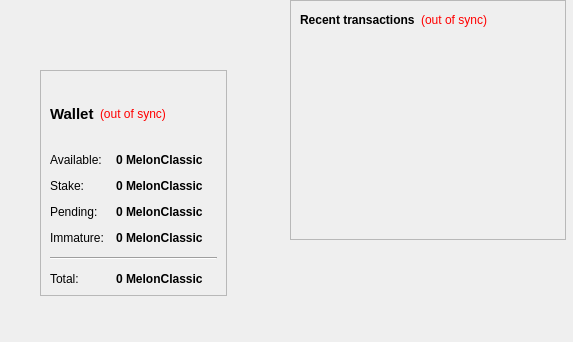
<?xml version="1.0" encoding="UTF-8"?>
<ui version="4.0">
 <class>OverviewPage</class>
 <widget class="QWidget" name="OverviewPage">
  <property name="geometry">
   <rect>
    <x>0</x>
    <y>0</y>
    <width>573</width>
    <height>342</height>
   </rect>
  </property>
  <property name="windowTitle">
   <string>Form</string>
  </property>
  <property name="styleSheet">
   <string notr="true">QListView { background: transparent; }</string>
  </property>
  <widget class="QWidget" name="layoutWidget">
   <property name="geometry">
    <rect>
     <x>40</x>
     <y>70</y>
     <width>187</width>
     <height>226</height>
    </rect>
   </property>
   <layout class="QVBoxLayout" name="verticalLayout_2">
    <item>
     <widget class="QFrame" name="frame">
      <property name="styleSheet">
       <string notr="true">QListView { background: transparent; }</string>
      </property>
      <property name="frameShape">
       <enum>QFrame::StyledPanel</enum>
      </property>
      <property name="frameShadow">
       <enum>QFrame::Raised</enum>
      </property>
      <layout class="QVBoxLayout" name="verticalLayout_4">
       <item>
        <layout class="QHBoxLayout" name="horizontalLayout_4">
         <item>
          <widget class="QLabel" name="label_5">
           <property name="font">
            <font>
             <pointsize>11</pointsize>
             <weight>75</weight>
             <bold>true</bold>
            </font>
           </property>
           <property name="text">
            <string>Wallet</string>
           </property>
          </widget>
         </item>
         <item>
          <widget class="QLabel" name="labelWalletStatus">
           <property name="toolTip">
            <string>The displayed information may be out of date. Your wallet automatically synchronizes with the MelonClassic network after a connection is established, but this process has not completed yet.</string>
           </property>
           <property name="styleSheet">
            <string notr="true">QLabel { color: red; }</string>
           </property>
           <property name="text">
            <string notr="true">(out of sync)</string>
           </property>
           <property name="alignment">
            <set>Qt::AlignLeading|Qt::AlignLeft|Qt::AlignVCenter</set>
           </property>
          </widget>
         </item>
         <item>
          <spacer name="horizontalSpacer_2">
           <property name="orientation">
            <enum>Qt::Horizontal</enum>
           </property>
           <property name="sizeHint" stdset="0">
            <size>
             <width>40</width>
             <height>20</height>
            </size>
           </property>
          </spacer>
         </item>
        </layout>
       </item>
       <item>
        <layout class="QFormLayout" name="formLayout_2">
         <property name="fieldGrowthPolicy">
          <enum>QFormLayout::AllNonFixedFieldsGrow</enum>
         </property>
         <property name="horizontalSpacing">
          <number>12</number>
         </property>
         <property name="verticalSpacing">
          <number>12</number>
         </property>
         <item row="0" column="0">
          <widget class="QLabel" name="label">
           <property name="text">
            <string>Available:</string>
           </property>
          </widget>
         </item>
         <item row="0" column="1">
          <widget class="QLabel" name="labelBalance">
           <property name="font">
            <font>
             <weight>75</weight>
             <bold>true</bold>
            </font>
           </property>
           <property name="cursor">
            <cursorShape>IBeamCursor</cursorShape>
           </property>
           <property name="toolTip">
            <string>Your current spendable balance</string>
           </property>
           <property name="text">
            <string notr="true">0 MelonClassic</string>
           </property>
           <property name="textInteractionFlags">
            <set>Qt::LinksAccessibleByMouse|Qt::TextSelectableByKeyboard|Qt::TextSelectableByMouse</set>
           </property>
          </widget>
         </item>
         <item row="1" column="0">
          <widget class="QLabel" name="label_6">
           <property name="text">
            <string>Stake:</string>
           </property>
          </widget>
         </item>
         <item row="1" column="1">
          <widget class="QLabel" name="labelStake">
           <property name="font">
            <font>
             <weight>75</weight>
             <bold>true</bold>
            </font>
           </property>
           <property name="cursor">
            <cursorShape>IBeamCursor</cursorShape>
           </property>
           <property name="toolTip">
            <string>Total of coins that was staked, and do not yet count toward the current balance</string>
           </property>
           <property name="text">
            <string notr="true">0 MelonClassic</string>
           </property>
           <property name="textInteractionFlags">
            <set>Qt::LinksAccessibleByMouse|Qt::TextSelectableByKeyboard|Qt::TextSelectableByMouse</set>
           </property>
          </widget>
         </item>
         <item row="2" column="0">
          <widget class="QLabel" name="label_3">
           <property name="text">
            <string>Pending:</string>
           </property>
          </widget>
         </item>
         <item row="3" column="0">
          <widget class="QLabel" name="labelImmatureText">
           <property name="text">
            <string>Immature:</string>
           </property>
          </widget>
         </item>
         <item row="3" column="1">
          <widget class="QLabel" name="labelImmature">
           <property name="font">
            <font>
             <weight>75</weight>
             <bold>true</bold>
            </font>
           </property>
           <property name="toolTip">
            <string>Mined balance that has not yet matured</string>
           </property>
           <property name="text">
            <string notr="true">0 MelonClassic</string>
           </property>
           <property name="textInteractionFlags">
            <set>Qt::LinksAccessibleByMouse|Qt::TextSelectableByKeyboard|Qt::TextSelectableByMouse</set>
           </property>
          </widget>
         </item>
         <item row="4" column="0" colspan="2">
          <widget class="Line" name="line">
           <property name="orientation">
            <enum>Qt::Horizontal</enum>
           </property>
          </widget>
         </item>
         <item row="5" column="0">
          <widget class="QLabel" name="labelTotalText">
           <property name="text">
            <string>Total:</string>
           </property>
          </widget>
         </item>
         <item row="5" column="1">
          <widget class="QLabel" name="labelTotal">
           <property name="font">
            <font>
             <weight>75</weight>
             <bold>true</bold>
            </font>
           </property>
           <property name="cursor">
            <cursorShape>IBeamCursor</cursorShape>
           </property>
           <property name="toolTip">
            <string>Your current total balance</string>
           </property>
           <property name="text">
            <string notr="true">0 MelonClassic</string>
           </property>
           <property name="textInteractionFlags">
            <set>Qt::LinksAccessibleByMouse|Qt::TextSelectableByKeyboard|Qt::TextSelectableByMouse</set>
           </property>
          </widget>
         </item>
         <item row="2" column="1">
          <widget class="QLabel" name="labelUnconfirmed">
           <property name="font">
            <font>
             <weight>75</weight>
             <bold>true</bold>
            </font>
           </property>
           <property name="cursor">
            <cursorShape>IBeamCursor</cursorShape>
           </property>
           <property name="toolTip">
            <string>Total of transactions that have yet to be confirmed, and do not yet count toward the current balance</string>
           </property>
           <property name="text">
            <string notr="true">0 MelonClassic</string>
           </property>
           <property name="textInteractionFlags">
            <set>Qt::LinksAccessibleByMouse|Qt::TextSelectableByKeyboard|Qt::TextSelectableByMouse</set>
           </property>
          </widget>
         </item>
        </layout>
       </item>
      </layout>
     </widget>
    </item>
   </layout>
  </widget>
  <widget class="QFrame" name="frame_2">
   <property name="geometry">
    <rect>
     <x>290</x>
     <y>0</y>
     <width>276</width>
     <height>240</height>
    </rect>
   </property>
   <property name="frameShape">
    <enum>QFrame::StyledPanel</enum>
   </property>
   <property name="frameShadow">
    <enum>QFrame::Raised</enum>
   </property>
   <layout class="QVBoxLayout" name="verticalLayout">
    <item>
     <layout class="QHBoxLayout" name="horizontalLayout_2">
      <item>
       <widget class="QLabel" name="label_4">
        <property name="text">
         <string>&lt;b&gt;Recent transactions&lt;/b&gt;</string>
        </property>
       </widget>
      </item>
      <item>
       <widget class="QLabel" name="labelTransactionsStatus">
        <property name="toolTip">
         <string>The displayed information may be out of date. Your wallet automatically synchronizes with the MelonClassic network after a connection is established, but this process has not completed yet.</string>
        </property>
        <property name="styleSheet">
         <string notr="true">QLabel { color: red; }</string>
        </property>
        <property name="text">
         <string notr="true">(out of sync)</string>
        </property>
        <property name="alignment">
         <set>Qt::AlignRight|Qt::AlignTrailing|Qt::AlignVCenter</set>
        </property>
       </widget>
      </item>
      <item>
       <spacer name="horizontalSpacer">
        <property name="orientation">
         <enum>Qt::Horizontal</enum>
        </property>
        <property name="sizeHint" stdset="0">
         <size>
          <width>40</width>
          <height>20</height>
         </size>
        </property>
       </spacer>
      </item>
     </layout>
    </item>
    <item>
     <layout class="QVBoxLayout" name="verticalLayout_3">
      <item>
       <spacer name="verticalSpacer_2">
        <property name="orientation">
         <enum>Qt::Vertical</enum>
        </property>
        <property name="sizeHint" stdset="0">
         <size>
          <width>20</width>
          <height>40</height>
         </size>
        </property>
       </spacer>
      </item>
     </layout>
    </item>
    <item>
     <widget class="QListView" name="listTransactions">
      <property name="styleSheet">
       <string notr="true">QListView { background: transparent; }</string>
      </property>
      <property name="frameShape">
       <enum>QFrame::NoFrame</enum>
      </property>
      <property name="verticalScrollBarPolicy">
       <enum>Qt::ScrollBarAlwaysOff</enum>
      </property>
      <property name="horizontalScrollBarPolicy">
       <enum>Qt::ScrollBarAlwaysOff</enum>
      </property>
      <property name="selectionMode">
       <enum>QAbstractItemView::NoSelection</enum>
      </property>
     </widget>
    </item>
   </layout>
  </widget>
 </widget>
 <resources/>
 <connections/>
</ui>
